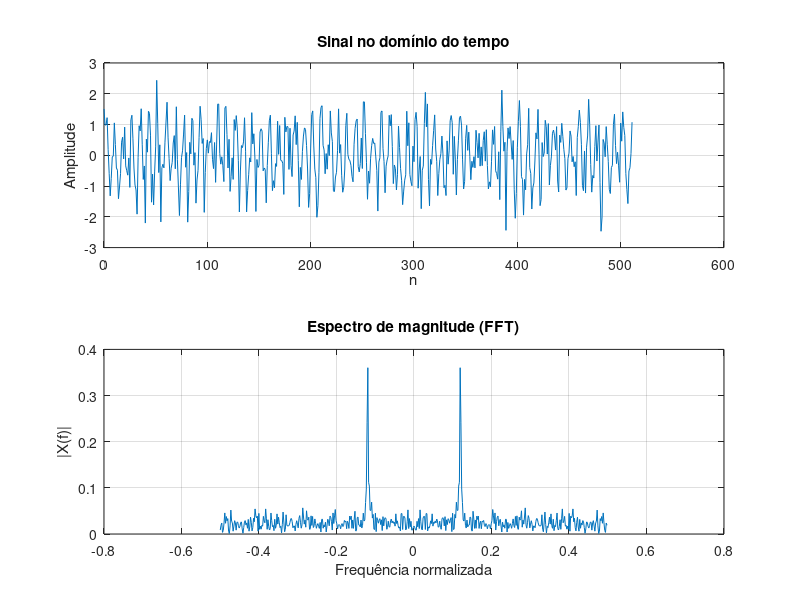

Here is the MATLAB script that generated this plot:
N = 512;
n = 0:N-1;

f0 = 0.12;

% sinal útil
s = sin(2*pi*f0*n);

% ruído aditivo
w = 0.6 * randn(1, N);

% sinal total
x = s + w;

% FFT
X = fft(x);
f = (0:N-1)/N;

% espectro centrado
Xc = fftshift(abs(X))/N;
fc = (-N/2:N/2-1)/N;

% gráficos
figure;

subplot(2,1,1);
plot(n, x);
title('Sinal no domínio do tempo');
xlabel('n'); ylabel('Amplitude');
grid on;

subplot(2,1,2);
plot(fc, Xc);
title('Espectro de magnitude (FFT)');
xlabel('Frequência normalizada');
ylabel('|X(f)|');
grid on;
